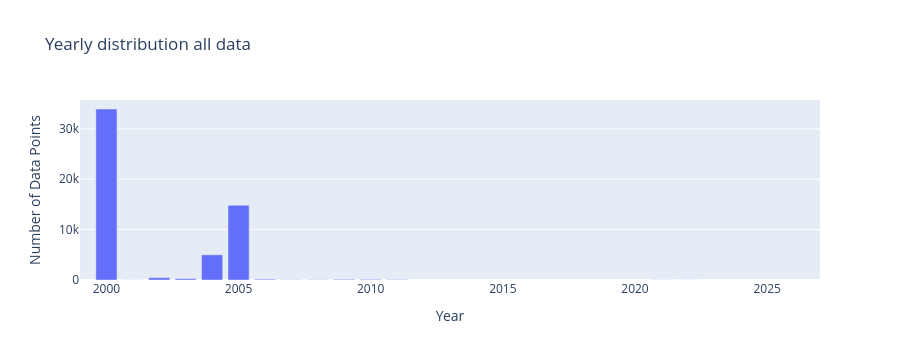

Here is the notebook cell this chart was saved with:
### Code cell
year_test=wod.copy()
year_test['datetime'] = pd.to_datetime(year_test['datetime'])
year_test['year'] = year_test['datetime'].dt.year
grouped = year_test.groupby(['year']).size().reset_index(name='DataPoints')

# Create bar chart
fig = px.bar(grouped,x='year', y='DataPoints', title='Yearly distribution all data',
             labels={'year': 'Year', 'DataPoints': 'Number of Data Points', 'metadata': 'Metadata'},)
fig.update_xaxes(range=[1999,2027])
fig.update_layout(barmode='stack')  # ensures stacking
fig.show()

### Figure 1 — Plotly figure (JSON) as saved in the notebook; plotly's stock layout.template omitted (floating-point values rounded to 4 significant figures)
{"data": [{"hovertemplate": "Year=%{x}<br>Number of Data Points=%{y}<extra></extra>", "legendgroup": "", "marker": {"color": "#636efa", "pattern": {"shape": ""}}, "name": "", "orientation": "v", "showlegend": false, "textposition": "auto", "type": "bar", "x": [2000.0, 2001.0, 2002.0, 2003.0, 2004.0, 2005.0, 2006.0, 2007.0, 2008.0, 2009.0, 2010.0, 2011.0, 2021.0, 2022.0], "xaxis": "x", "y": [33942, 18, 458, 270, 4995, 14848, 157, 36, 47, 133, 127, 82, 18, 3], "yaxis": "y"}], "layout": {"barmode": "stack", "height": 360, "legend": {"tracegroupgap": 0}, "title": {"text": "Yearly distribution all data"}, "xaxis": {"anchor": "y", "domain": [0, 1], "range": [1999, 2027], "title": {"text": "Year"}, "type": "linear"}, "yaxis": {"anchor": "x", "autorange": true, "domain": [0, 1], "range": [0, 35730.0], "title": {"text": "Number of Data Points"}, "type": "linear"}}}
